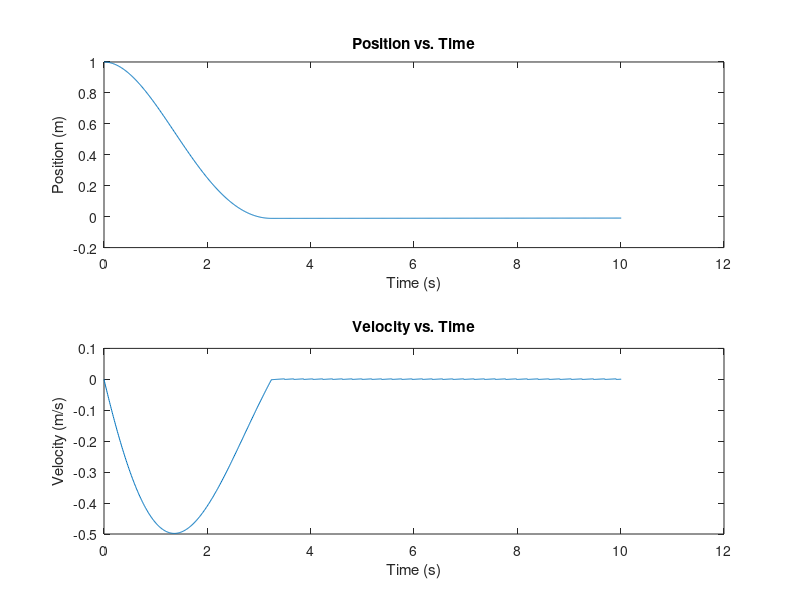

The MATLAB source for this figure:
% Parameters
m = 1; % mass
k = 1; % spring constant
c = 0.5; % damping coefficient
f = 0.3; % friction coefficient
x0 = 1; % initial position
v0 = 0; % initial velocity
tspan = [0 10]; % simulation time interval
h = 0.01; % time step size

% Sliding mode controller parameters
k1 = 1;
k2 = 1;

% Define the system dynamics
f_sys = @(t, x) [x(2); (-k/m)*x(1) - (c/m)*x(2) - (f/m)*sign(x(2))];

% Define the sliding surface and its derivative
s = @(t, x) x(1);
dsdt = @(t, x) x(2);

% Define the sliding mode control law
u = @(t, x) (-k1*sign(s(t, x)) - k2*dsdt(t, x)) / ((-k/m)*sign(s(t, x)) - (c/m)*dsdt(t, x));

% Initialize variables
t = tspan(1);
x = [x0; v0];
X = x;
T = t;

% Simulate the system using the fourth-order Runge-Kutta method
while t < tspan(2)
    % Calculate the control input
    u_t = u(t, x);
    
    % Integrate the system dynamics
    k1 = h * f_sys(t, x);
    k2 = h * f_sys(t + h/2, x + k1/2);
    k3 = h * f_sys(t + h/2, x + k2/2);
    k4 = h * f_sys(t + h, x + k3);
    x = x + (k1 + 2*k2 + 2*k3 + k4) / 6;
    
    % Store the simulation results
    t = t + h;
    T = [T; t];
    X = [X x];
end

% Plot the results
figure;
subplot(2,1,1);
plot(T, X(1,:));
xlabel('Time (s)');
ylabel('Position (m)');
title('Position vs. Time');

subplot(2,1,2);
plot(T, X(2,:));
xlabel('Time (s)');
ylabel('Velocity (m/s)');
title('Velocity vs. Time');
